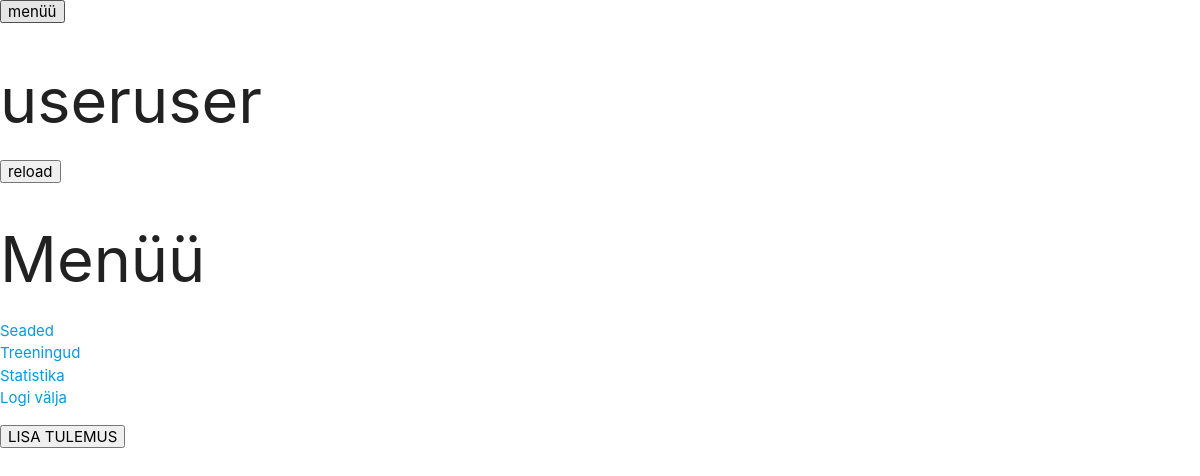
The page /home (signed in) on the database as committed earlier.
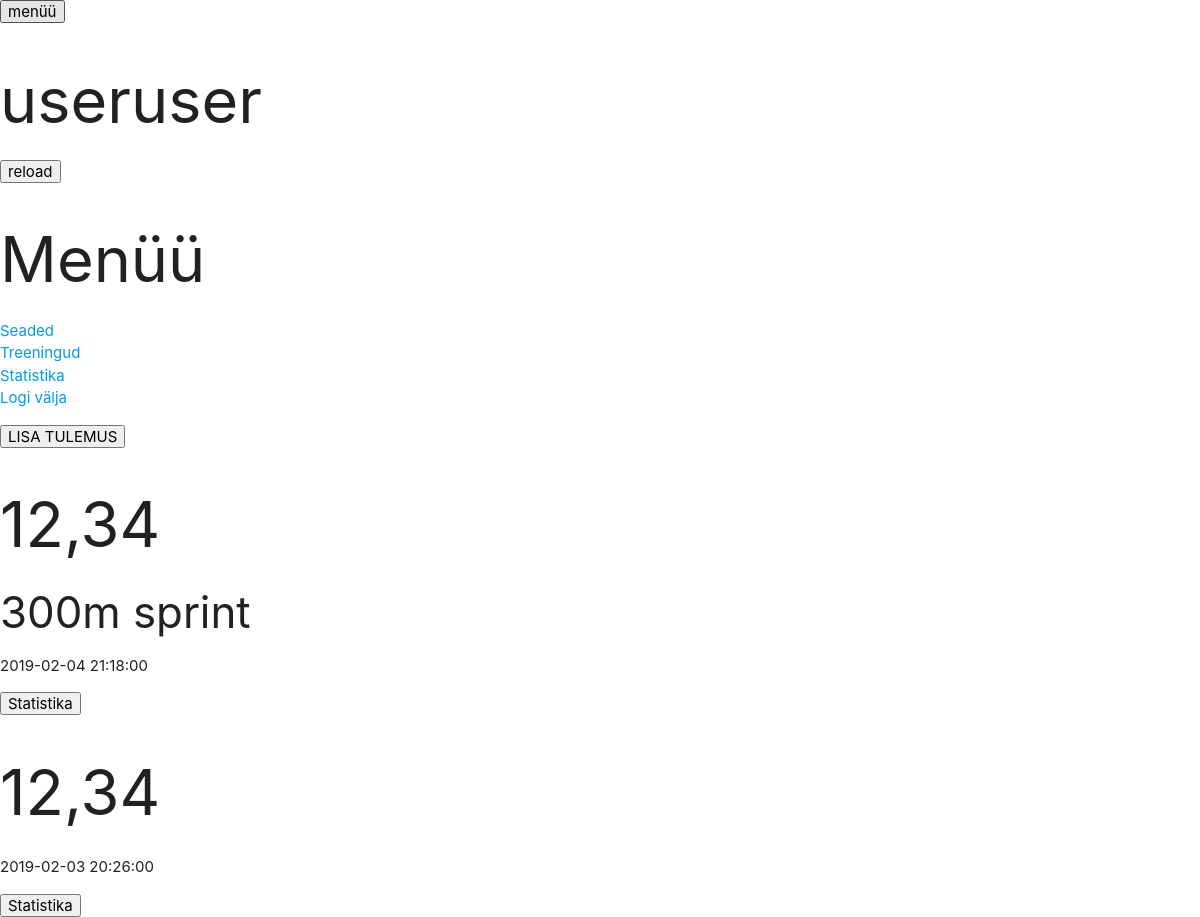
The same page on the database as committed later.
### main.py (models this page shows, shortened)
class User(UserMixin, db.Model):
    id = db.Column(db.Integer, primary_key=True)
    first_name = db.Column(db.String(30))
    last_name = db.Column(db.String(20))
    email = db.Column(db.String(64), unique=True)
    password = db.Column(db.String(80))
    klass_id = db.Column(db.Integer, db.ForeignKey('klass.id'))
    isikukood = db.Column(db.String(11))
    active = db.Column(db.Boolean())
    confirmed_at = db.Column(db.DateTime())
    logs = db.relationship('Log', backref=db.backref('user', lazy=True))
    trainings = db.relationship('Training', backref=db.backref('user', lazy=True))
    roles = db.relationship('Role', secondary=roles_users, backref=db.backref('user', lazy='dynamic'))

class Log(db.Model):
    id = db.Column(db.Integer, primary_key=True)
    user_id = db.Column(db.Integer, db.ForeignKey('user.id'), nullable=False)
    result = db.Column(db.String(20), nullable=False)
    sport_id = db.Column(db.Integer, db.ForeignKey('sport.id'), nullable=False)
    time_posted = db.Column(db.DateTime())
    task_id = db.Column(db.Integer, db.ForeignKey('task.id'))
    comments = db.Column(db.String(255))

class Sport(db.Model):
    id = db.Column(db.Integer, primary_key=True)
    sport = db.Column(db.String(40), nullable=False)
    type = db.Column(db.String(40), nullable=False)
    logs = db.relationship('Log', backref=db.backref('sport', lazy=True))
    trainings = db.relationship('Training', backref=db.backref('sport', lazy=True))
    tasks = db.relationship('Task', backref=db.backref('sport', lazy=True))

### main.py (the view)
@app.route("/home")
@login_required
def home():
    if not current_user.klass or not current_user.isikukood:
        return redirect(url_for('seaded'))
    log_list = Log.query.filter_by(user_id=current_user.id).order_by(desc(Log.time_posted))
    if current_user.first_name and current_user.last_name:
        name = (current_user.first_name + ' ' + current_user.last_name)
    else:
        name = current_user.email
    return render_template('home.html',
                           name = name,
                           log_list = log_list)

### templates/home.html
{% extends "main.html" %}
{% from "_traininghelpers.html" import log_field %}
{% block body %}
  <div class="header">
    <button type="button" name="menu">menüü</button>
    <h1 id="nimi">{{ name }}</h1>
    <button type="button" name="reload" onClick="location.href=location.href">reload</button>
  </div>
  <div class="menu">
    <h1>Menüü</h1>
    <ul>
      <a href="{{ url_for('seaded') }}"><li>Seaded</li></a>
      <a href="{{ url_for('treeningud') }}"><li>Treeningud</li></a>
      <a href="{{ url_for('statistika') }}"><li>Statistika</li></a>
      <a href="{{ url_for('logout') }}"><li>Logi välja</li></a>
    </ul>
  </div>
  <div class="newentry">
    <a href="{{ url_for('uus_tulemus') }}"><button type="button" name="newentry">LISA TULEMUS</button></a>
  </div>
  <div class="content">
    {% for log in log_list %}
      <div>
        {{ log_field(log) }}
      </div>
    {% endfor %}
  </div>
{% endblock %}

### templates/main.html (shortened to what this page needs)
<!DOCTYPE html>
<html lang="en">
  <head>
    <link type="text/css" rel="stylesheet" href="static/css/materialize.css"  media="screen,projection"/>
    <link href="../static/style.css" rel="stylesheet" type="text/css">
  </head>
  <body>
    <div class="wrapper">
      {% block body %}{% endblock %}
    </div>
  </body>
</html>

### templates/_traininghelpers.html (shortened to what this page needs)
{% macro log_field(log) %}
  <h1>
    {{ log.result }}
  </h1>
  <h3>
    {{ log.sport.type }}
  </h3>
  <p>
    {{ log.time_posted }}
  </p>
  <form class="statistika" method="post">
    <button type="submit" value="{{ log.id }}" name="statistics">Statistika</button>
  </form>
{% endmacro %}

Rows that differ between the two databases and show on the page:
added Log: result "12,34", sport.type "300m sprint", time_posted "2019-02-04 21:18:00", {{ log.id }} 2 (drawn)
added Log: result "12,34", time_posted "2019-02-03 20:26:00", {{ log.id }} 1 (drawn)
